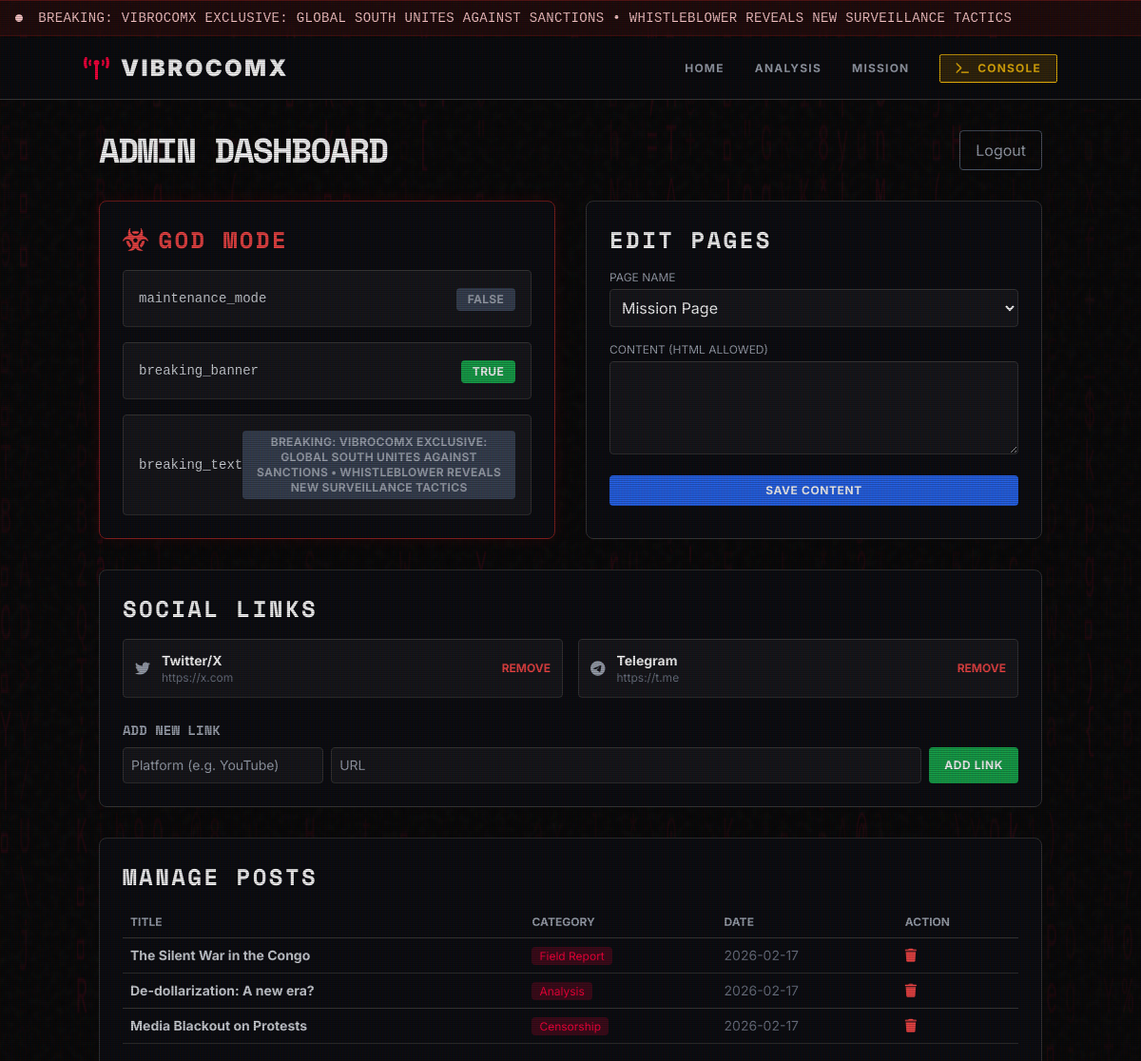
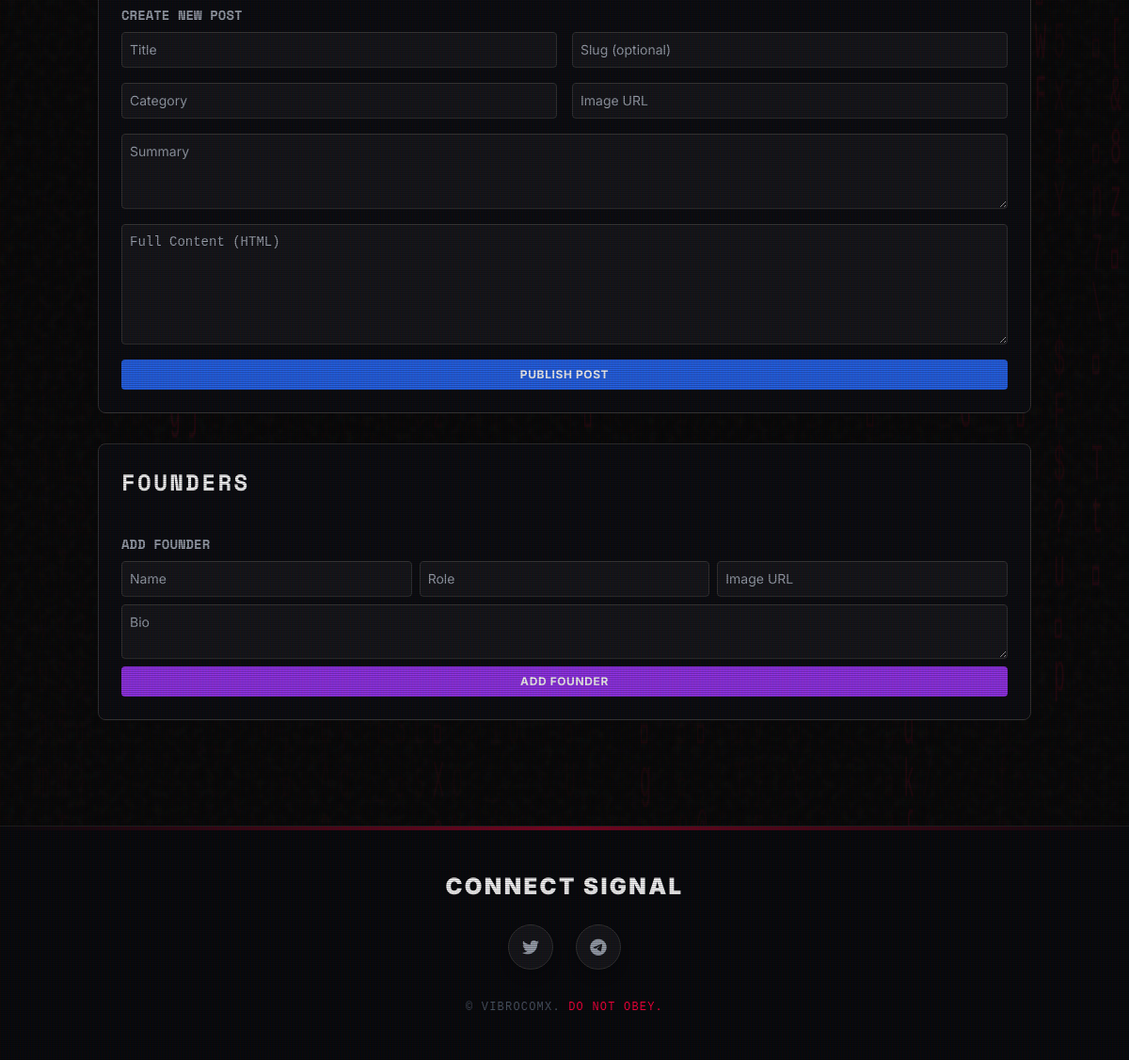
The app's page /admin/dashboard (signed in) with its own data (2 pictures, top to bottom).
### models.py (models this page shows)
class SiteSetting(db.Model):
    id = db.Column(db.Integer, primary_key=True)
    setting_key = db.Column(db.String(100), unique=True, nullable=False)
    setting_value = db.Column(db.String(500))

class SocialLink(db.Model):
    id = db.Column(db.Integer, primary_key=True)
    platform = db.Column(db.String(50), nullable=False)
    url = db.Column(db.String(500), nullable=False)
    icon_class = db.Column(db.String(100))

class Post(db.Model):
    id = db.Column(db.Integer, primary_key=True)
    title = db.Column(db.String(200), nullable=False)
    slug = db.Column(db.String(200), unique=True, nullable=False)
    summary = db.Column(db.String(500))
    content = db.Column(db.Text, nullable=False)
    category = db.Column(db.String(100))
    date_posted = db.Column(db.DateTime, default=datetime.utcnow)
    author = db.Column(db.String(100), default="VibrocomX Team")
    tags = db.Column(db.String(200))
    image_url = db.Column(db.String(500))

### admin_routes.py (the view)
@admin_bp.route('/dashboard')
@login_required
def dashboard():
    posts = Post.query.all()
    social_links = SocialLink.query.all()
    pages = PageContent.query.all()
    settings = SiteSetting.query.all() # Updated Model Name
    founders = Founder.query.all()
    return render_template('admin/dashboard.html',
                           posts=posts, social_links=social_links,
                           pages=pages, settings=settings, founders=founders)

### templates/admin/dashboard.html (shortened to what this page needs)
{% extends 'base.html' %}
{% block content %}
<div class="mb-8 flex justify-between items-center">
    <h1 class="text-4xl font-black text-white uppercase tracking-tighter">Admin Dashboard</h1>
    <a href="{{ url_for('admin.logout') }}"
        class="text-gray-400 hover:text-white border px-4 py-2 rounded border-gray-600">Logout</a>
</div>
<div class="grid grid-cols-1 md:grid-cols-2 gap-8">
    <div class="bg-[#0b0c10] p-6 rounded-lg border border-red-900 shadow-[0_0_15px_rgba(255,0,0,0.1)]">
        <h2 class="text-2xl font-bold text-red-500 mb-4 uppercase tracking-widest"><i
                class="fas fa-biohazard mr-2"></i>God Mode</h2>
        <div class="space-y-4">
            {% for setting in settings %}
            <div class="flex justify-between items-center bg-[#15161a] p-4 rounded border border-[#333]">
                <span class="text-gray-300 font-mono text-sm">{{ setting.setting_key }}</span>
                <form action="{{ url_for('admin.toggle_setting', setting_key=setting.setting_key) }}" method="POST">
                    <button type="submit"
                        class="px-3 py-1 rounded text-xs font-bold uppercase tracking-wide transition-colors
                        {% if setting.setting_value == 'true' %}bg-green-600 hover:bg-green-700 text-white{% else %}bg-gray-700 hover:bg-gray-600 text-gray-400{% endif %}">
                        {{ setting.setting_value }}
                    </button>
                </form>
            </div>
            {% endfor %}
        </div>
    </div>
    <div class="bg-[#0b0c10] p-6 rounded-lg border border-[#333]">
        <h2 class="text-2xl font-bold text-white mb-4 uppercase tracking-widest">Edit Pages</h2>
        <form action="{{ url_for('admin.edit_page') }}" method="POST" class="space-y-4">
            <div>
                <label class="block text-gray-400 text-xs uppercase mb-1">Page Name</label>
                <select name="page_name" class="w-full bg-[#15161a] border border-[#333] text-white p-2 rounded">
                    <option value="mission">Mission Page</option>
                </select>
            </div>
            <div>
                <label class="block text-gray-400 text-xs uppercase mb-1">Content (HTML allowed)</label>
                <textarea name="content" rows="4"
                    class="w-full bg-[#15161a] border border-[#333] text-white p-2 rounded font-mono text-sm"></textarea>
            </div>
            <button type="submit"
                class="bg-blue-600 hover:bg-blue-700 text-white font-bold py-2 px-4 rounded w-full uppercase text-xs tracking-wider">
                Save Content
            </button>
        </form>
    </div>
    <div class="bg-[#0b0c10] p-6 rounded-lg border border-[#333] md:col-span-2">
        <h2 class="text-2xl font-bold text-white mb-4 uppercase tracking-widest">Social Links</h2>
        <div class="grid grid-cols-1 md:grid-cols-2 gap-4 mb-6">
            {% for link in social_links %}
            <div class="flex items-center justify-between bg-[#15161a] p-3 rounded border border-[#333]">
                <div class="flex items-center">
                    <i class="{{ link.icon_class }} text-gray-400 mr-3"></i>
                    <div>
                        <div class="text-white font-bold text-sm">{{ link.platform }}</div>
                        <div class="text-gray-500 text-xs truncate w-40">{{ link.url }}</div>
                    </div>
                </div>
                <a href="{{ url_for('admin.delete_link', id=link.id) }}"
                    class="text-red-500 hover:text-red-400 text-xs uppercase font-bold">Remove</a>
            </div>
            {% endfor %}
        </div>
        <h3 class="text-gray-400 text-sm font-bold uppercase mb-2">Add New Link</h3>
        <form action="{{ url_for('admin.manage_link') }}" method="POST" class="flex gap-2">
            <input type="text" name="platform" placeholder="Platform (e.g. YouTube)"
                class="bg-[#15161a] border border-[#333] text-white p-2 rounded w-1/3 text-sm">
            <input type="text" name="url" placeholder="URL"
                class="bg-[#15161a] border border-[#333] text-white p-2 rounded w-full text-sm">
            <button type="submit"
                class="bg-green-600 hover:bg-green-700 text-white font-bold py-2 px-4 rounded uppercase text-xs tracking-wider whitespace-nowrap">
                Add Link
            </button>
        </form>
    </div>
    <div class="bg-[#0b0c10] p-6 rounded-lg border border-[#333] md:col-span-2">
        <h2 class="text-2xl font-bold text-white mb-4 uppercase tracking-widest">Manage Posts</h2>
        <div class="overflow-x-auto mb-6">
            <table class="w-full text-left border-collapse">
                <thead>
                    <tr class="text-gray-400 text-xs uppercase border-b border-[#333]">
                        <th class="p-2">Title</th>
                        <th class="p-2">Category</th>
                        <th class="p-2">Date</th>
                        <th class="p-2">Action</th>
                    </tr>
                </thead>
                <tbody class="text-sm text-gray-300">
                    {% for post in posts %}
                    <tr class="border-b border-[#333] hover:bg-[#15161a]">
                        <td class="p-2 font-bold">{{ post.title }}</td>
                        <td class="p-2"><span class="bg-[#ff003c]/20 text-[#ff003c] px-2 py-0.5 rounded text-xs">{{
                                post.category }}</span></td>
                        <td class="p-2 text-gray-500">{{ post.date_posted.strftime('%Y-%m-%d') }}</td>
                        <td class="p-2">
                            <a href="{{ url_for('admin.delete_post', id=post.id) }}"
                                class="text-red-500 hover:text-white" onclick="return confirm('Delete post?')"><i
                                    class="fas fa-trash"></i></a>
                        </td>
                    </tr>
                    {% endfor %}
                </tbody>
            </table>
        </div>
        <h3 class="text-gray-400 text-sm font-bold uppercase mb-2">Create New Post</h3>
        <form action="{{ url_for('admin.manage_post') }}" method="POST" class="grid grid-cols-1 md:grid-cols-2 gap-4">
            <input type="text" name="title" placeholder="Title" required
                class="bg-[#15161a] border border-[#333] text-white p-2 rounded w-full text-sm">
            <input type="text" name="slug" placeholder="Slug (optional)"
                class="bg-[#15161a] border border-[#333] text-white p-2 rounded w-full text-sm">
            <input type="text" name="category" placeholder="Category"
                class="bg-[#15161a] border border-[#333] text-white p-2 rounded w-full text-sm">
            <input type="text" name="image_url" placeholder="Image URL"
                class="bg-[#15161a] border border-[#333] text-white p-2 rounded w-full text-sm">
            <textarea name="summary" placeholder="Summary"
                class="bg-[#15161a] border border-[#333] text-white p-2 rounded w-full text-sm h-20 md:col-span-2"></textarea>
            <textarea name="content" placeholder="Full Content (HTML)"
                class="bg-[#15161a] border border-[#333] text-white p-2 rounded w-full text-sm h-32 md:col-span-2 font-mono"></textarea>
            <button type="submit"
                class="bg-blue-600 hover:bg-blue-500 text-white font-bold py-2 px-4 rounded md:col-span-2 uppercase text-xs tracking-wider">
                Publish Post
            </button>
        </form>
    </div>
    <div class="bg-[#0b0c10] p-6 rounded-lg border border-[#333] md:col-span-2">
        <h2 class="text-2xl font-bold text-white mb-4 uppercase tracking-widest">Founders</h2>
        <h3 class="text-gray-400 text-sm font-bold uppercase mb-2">Add Founder</h3>
        <form action="{{ url_for('admin.manage_founder') }}" method="POST" class="flex flex-wrap gap-2">
            <input type="text" name="name" placeholder="Name" required
                class="bg-[#15161a] border border-[#333] text-white p-2 rounded flex-grow text-sm">
            <input type="text" name="role" placeholder="Role"
                class="bg-[#15161a] border border-[#333] text-white p-2 rounded flex-grow text-sm">
            <input type="text" name="image_url" placeholder="Image URL"
                class="bg-[#15161a] border border-[#333] text-white p-2 rounded flex-grow text-sm">
            <textarea name="bio" placeholder="Bio"
                class="bg-[#15161a] border border-[#333] text-white p-2 rounded w-full text-sm"></textarea>
            <button type="submit"
                class="bg-purple-600 hover:bg-purple-500 text-white font-bold py-2 px-4 rounded w-full uppercase text-xs tracking-wider">
                Add Founder
            </button>
        </form>
    </div>
</div>
{% endblock %}

### templates/base.html (shortened to what this page needs)
<!DOCTYPE html>
<html lang="en" class="dark">
<head>
    <script src="https://cdn.tailwindcss.com"></script>
    <link href="https://unpkg.com/aos@2.3.1/dist/aos.css" rel="stylesheet">
    <link rel="stylesheet" href="https://cdnjs.cloudflare.com/ajax/libs/font-awesome/6.0.0/css/all.min.css">
    <link rel="stylesheet" href="{{ url_for('static', filename='style.css') }}">
</head>
<body
    class="bg-[#050505] text-gray-100 flex flex-col min-h-screen relative font-inter selection:bg-[#ff003c] selection:text-white">
    {% if show_banner %}
    <div class="bg-red-900/20 border-y border-red-900/50 py-2 overflow-hidden fixed top-0 w-full z-50 backdrop-blur-md">
        <div class="whitespace-nowrap animate-marquee">
            <span class="mx-4 text-red-200 font-mono text-sm uppercase tracking-wide flex items-center">
                <i class="fas fa-circle text-[8px] mr-4 animate-pulse"></i> {{ breaking_text }}
            </span>
        </div>
    </div>
    <div class="h-10"></div>
    {% endif %}
    <nav
        class="bg-[#0b0c10]/80 backdrop-blur-lg border-b border-[#333] p-4 sticky top-10 z-40 transition-all duration-300 hover:bg-[#0b0c10]/95">
        <div class="container mx-auto flex justify-between items-center">
            <a href="{{ url_for('index') }}" class="flex items-center group">
                <i
                    class="fas fa-broadcast-tower text-[#ff003c] text-2xl mr-3 group-hover:rotate-12 transition-transform"></i>
                <span class="text-2xl font-black text-white uppercase tracking-widest glitch-text"
                    data-text="VibrocomX">
                    VibrocomX
                </span>
            </a>
            <div class="space-x-8 hidden md:flex items-center">
                <a href="{{ url_for('index') }}"
                    class="nav-link relative text-gray-400 hover:text-white uppercase text-xs font-bold tracking-widest transition-colors py-2">
                    <span class="z-10 relative">Home</span>
                </a>
                <a href="{{ url_for('analysis') }}"
                    class="nav-link relative text-gray-400 hover:text-white uppercase text-xs font-bold tracking-widest transition-colors py-2">
                    <span class="z-10 relative">Analysis</span>
                </a>
                <a href="{{ url_for('mission') }}"
                    class="nav-link relative text-gray-400 hover:text-white uppercase text-xs font-bold tracking-widest transition-colors py-2">
                    <span class="z-10 relative">Mission</span>
                </a>
                {% if current_user.is_authenticated %}
                <a href="{{ url_for('admin.dashboard') }}"
                    class="flex items-center bg-yellow-600/20 border border-yellow-500 text-yellow-500 px-4 py-1.5 rounded-sm uppercase text-xs font-bold tracking-widest hover:bg-yellow-500 hover:text-black transition-all">
                    <i class="fas fa-terminal mr-2"></i> Console
                </a>
                {% endif %}
            </div>
        </div>
    </nav>
    <main class="flex-grow container mx-auto px-4 py-8 relative z-10">
        {% block content %}{% endblock %}
    </main>
    <footer class="bg-[#08090c] p-12 mt-20 border-t border-[#222] relative overflow-hidden">
        <div
            class="absolute top-0 left-0 w-full h-1 bg-gradient-to-r from-transparent via-[#ff003c] to-transparent opacity-50">
        </div>
        <div class="container mx-auto text-center relative z-10">
            <h4 class="text-white font-black uppercase tracking-widest mb-6 text-2xl">Connect Signal</h4>
            <div class="mb-8 flex justify-center gap-6">
                {% for link in social_links %}
                <a href="{{ link.url }}" target="_blank"
                    class="w-12 h-12 flex items-center justify-center rounded-full bg-[#15161a] border border-[#333] text-gray-400 hover:text-white hover:border-[#ff003c] hover:bg-[#ff003c] transition-all duration-300 transform hover:scale-110 hover:rotate-6 shadow-lg">
                    <i class="{{ link.icon_class }} text-lg"></i>
                </a>
                {% endfor %}
            </div>
            <p class="text-gray-600 text-xs font-mono uppercase tracking-widest">
                &copy; {{ current_year }} VibrocomX. <span class="text-[#ff003c]">Do not obey.</span>
            </p>
        </div>
    </footer>
</body>
</html>

### records on screen
SiteSetting: setting_value "BREAKING: VIBROCOMX EXCLUSIVE: GLOBAL SOUTH UNITES AGAINST SANCTIONS • WHISTLEBLOWER REVEALS NEW SURVEILLANCE TACTICS", setting_key "breaking_text"
SiteSetting: setting_key "maintenance_mode", setting_value "FALSE"
SiteSetting: setting_key "breaking_banner", setting_value "TRUE"
SocialLink: platform "Twitter/X", url "https://x.com"
SocialLink: platform "Telegram", url "https://t.me"
Post: title "The Silent War in the Congo", category "Field Report", date_posted "2026-02-17"
Post: title "De-dollarization: A new era?", category "Analysis", date_posted "2026-02-17"
Post: title "Media Blackout on Protests", category "Censorship", date_posted "2026-02-17"
